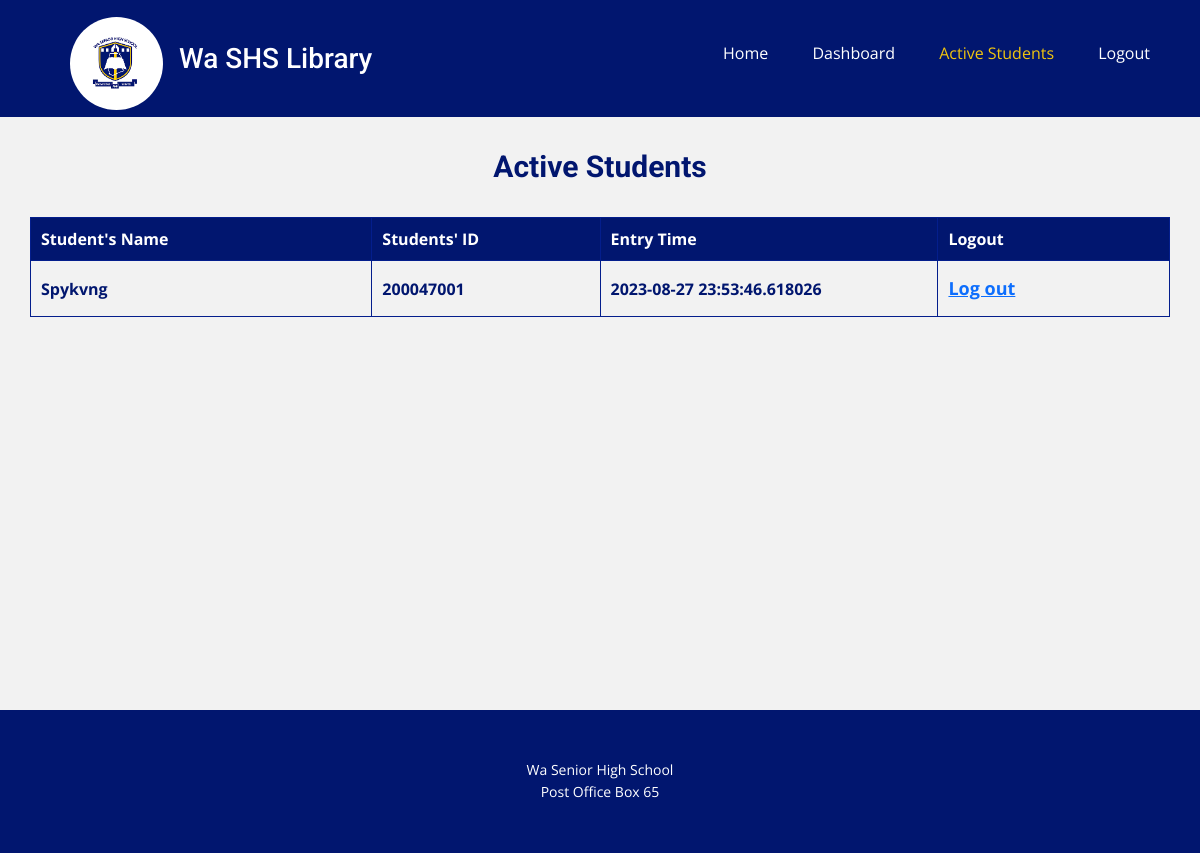
/active-students (signed in), run on an earlier commit of the app's database.
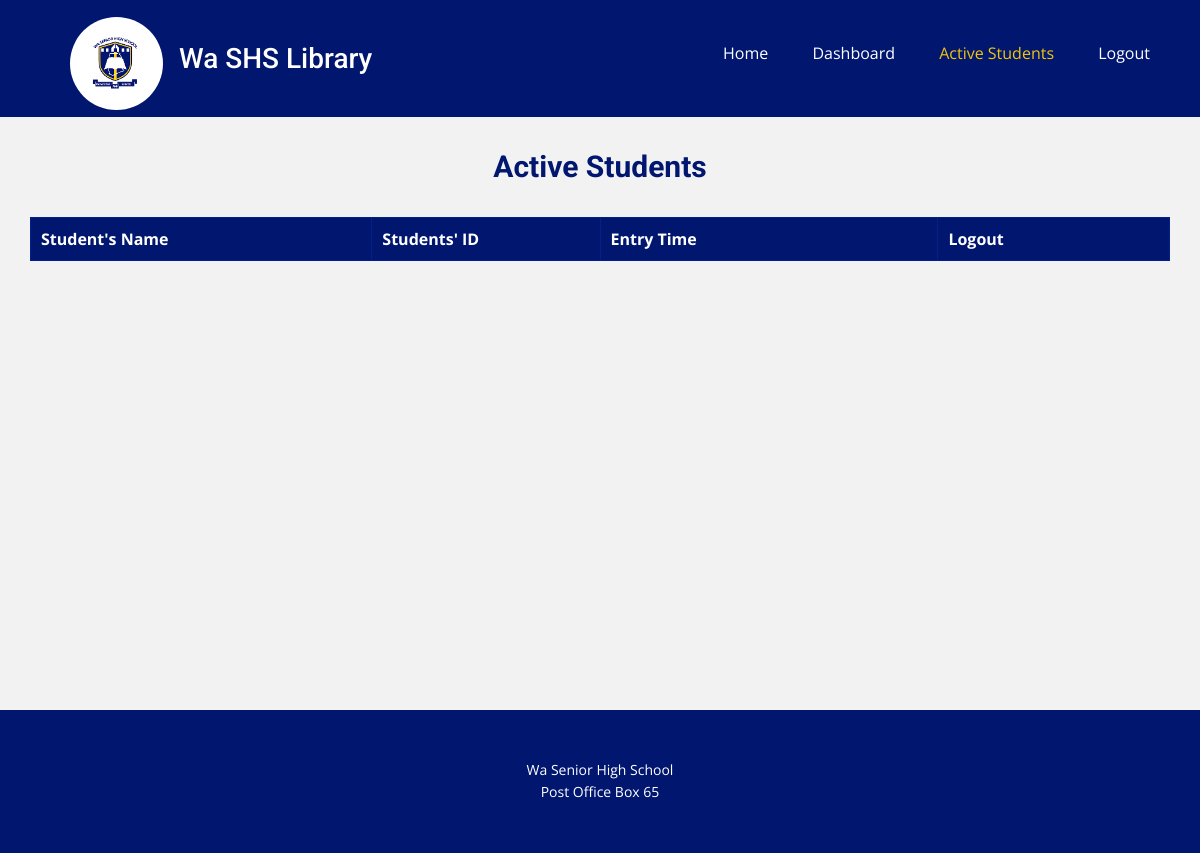
And on a later commit of the database.
### database.py (models this page shows, shortened)
class Users(db.Model):
    id = db.Column(db.Integer, primary_key=True)
    name = db.Column(db.String(30), unique=False, nullable=True)
    student_id = db.Column(db.String(20), unique=False, nullable=False)
    form = db.Column(db.String(20), unique=False, nullable=False)
    active = db.Column(db.String(60), unique=False, nullable=False)
    entry_time = db.Column(db.String(20), unique=False, nullable=False, default=datetime.utcnow())
    exit_time = db.Column(db.String(20), unique=False, nullable=True)
    total_hours = db.Column(db.Integer, unique=False, nullable=True)

### routes.py (the view)
@app.route('/active-students')
@login_required
def active_students():
    students = Users.query.filter_by(active=True).all()
    return render_template('active_students.html', title='Active Students', students=students)

### routes.py (called while the page is built)
@login_manager.user_loader
def load_user(user_id):
    return Students.query.get(int(user_id))

### templates/active_students.html
{% extends 'base.html' %}
{% block head %}
<link
href="{{ url_for('static', filename='view-table.css') }}"
media="screen"
rel="stylesheet"
/>
{% endblock %}
{% block content %}
<section
class="u-align-center u-clearfix u-grey-5 u-section-1"
id="sec-d382"
>
<div class="u-clearfix u-sheet u-valign-top u-sheet-1">
  <h4
    class="u-align-center u-text u-text-custom-color-1 u-text-default u-text-1"
  >
    Active Students
  </h4>
  <div class="u-expanded-width u-table u-table-responsive u-table-1">
    <table class="u-table-entity u-table-entity-1">
      <colgroup>
        <col width="19.9%" />
        <col width="13.3%" />
        <col width="19.7%" />
        <col width="13.5%" />
      </colgroup>
      <thead class="u-custom-color-1 u-table-header u-table-header-1">
        <tr style="height: 21px">
          <th class="u-border-1 u-border-custom-color-3 u-table-cell">
            Student's Name
          </th>
          <th class="u-border-1 u-border-custom-color-3 u-table-cell">
            Students' ID
          </th>
          <th class="u-border-1 u-border-custom-color-3 u-table-cell">Entry Time</th>
          <th class="u-border-1 u-border-custom-color-3 u-table-cell">Logout</th>
        </tr>
      </thead>
      <tbody class="u-table-body u-text-custom-color-1 u-table-body-1">
        {% for student in students %}
        <tr style="height: 50px">
          <td
            class="u-border-1 u-border-custom-color-3 u-first-column u-grey-5 u-table-cell u-text-custom-color-1 u-table-cell-7"
          >
            {{ student.name }}
          </td>
          <td class="u-border-1 u-border-custom-color-3 u-table-cell">
            {{ student.student_id }}
          </td>
          <td class="u-border-1 u-border-custom-color-3 u-table-cell">
            {{ student.entry_time  }}
          </td>
          <td class="u-border-1 u-border-custom-color-3 u-table-cell"><a href="/logout-student/{{student.student_id}}" >
            Log out</a></td>
        </tr>
        {% endfor %}
      </tbody>
    </table>
  </div>
</div>
</section>
{% endblock %}

What changed in the data, as far as the page shows it:
removed Users: name "Spykvng", student_id "200047001", entry_time "2023-08-27 23:53:46.618026"
